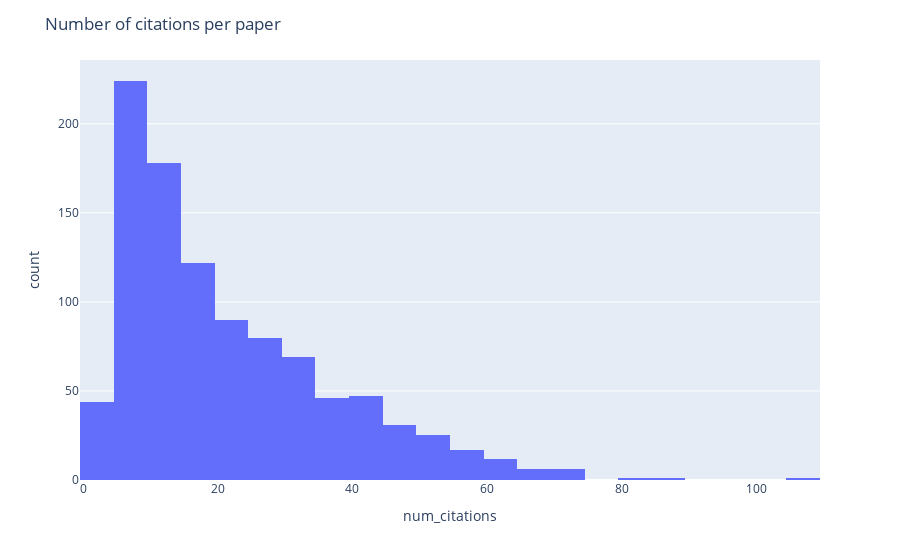

This figure's notebook cell:
### Code cell
import plotly.express as px
fig = px.histogram(df, x="num_citations", nbins=50)
# title
fig.update_layout(title_text="Number of citations per paper")
fig.show()
figures.append(fig)

### Figure 1 — Plotly figure (JSON) as saved in the notebook; plotly's stock layout.template omitted (floating-point values rounded to 4 significant figures; data arrays with more than 128 entries replaced by an {"elided": "..."} marker saying what was removed)
{"data": [{"alignmentgroup": "True", "bingroup": "x", "hovertemplate": "num_citations=%{x}<br>count=%{y}<extra></extra>", "legendgroup": "", "marker": {"color": "#636efa", "pattern": {"shape": ""}}, "name": "", "nbinsx": 50, "offsetgroup": "", "orientation": "v", "showlegend": false, "type": "histogram", "x": {"elided": "1000 int values"}, "xaxis": "x", "yaxis": "y"}], "layout": {"barmode": "relative", "legend": {"tracegroupgap": 0}, "margin": {"t": 60}, "title": {"text": "Number of citations per paper"}, "xaxis": {"anchor": "y", "domain": [0, 1], "title": {"text": "num_citations"}}, "yaxis": {"anchor": "x", "domain": [0, 1], "title": {"text": "count"}}}}
